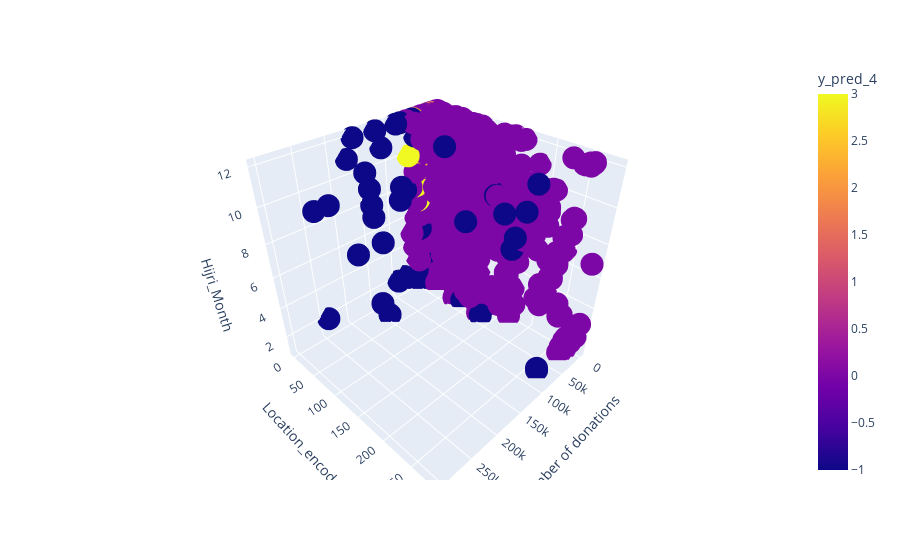

Notebook code cell kept with this figure:
### Code cell
#df_2 = df[['Number of donations','Beneficiaries','Location_encoded','Hijri_Month']]

import plotly
import plotly.express as px

fig = px.scatter_3d(X4, x='Number of donations', y='Location_encoded', z='Hijri_Month',
              color='y_pred_4')
fig.show()

### Figure 1 — Plotly figure (JSON) as saved in the notebook; plotly's stock layout.template omitted (floating-point values rounded to 4 significant figures; data arrays with more than 128 entries replaced by an {"elided": "..."} marker saying what was removed)
{"data": [{"hovertemplate": "Number of donations=%{x}<br>Location_encoded=%{y}<br>Hijri_Month=%{z}<br>y_pred_4=%{marker.color}<extra></extra>", "legendgroup": "", "marker": {"color": {"elided": "1485 int values"}, "coloraxis": "coloraxis", "symbol": "circle"}, "mode": "markers", "name": "", "scene": "scene", "showlegend": false, "type": "scatter3d", "x": {"elided": "1485 int values"}, "y": {"elided": "1485 int values"}, "z": {"elided": "1485 int values"}}], "layout": {"coloraxis": {"colorbar": {"title": {"text": "y_pred_4"}}, "colorscale": [[0, "#0d0887"], [0.1111, "#46039f"], [0.2222, "#7201a8"], [0.3333, "#9c179e"], [0.4444, "#bd3786"], [0.5556, "#d8576b"], [0.6667, "#ed7953"], [0.7778, "#fb9f3a"], [0.8889, "#fdca26"], [1, "#f0f921"]]}, "legend": {"tracegroupgap": 0}, "margin": {"t": 60}, "scene": {"domain": {"x": [0, 1], "y": [0, 1]}, "xaxis": {"title": {"text": "Number of donations"}}, "yaxis": {"title": {"text": "Location_encoded"}}, "zaxis": {"title": {"text": "Hijri_Month"}}}}}
